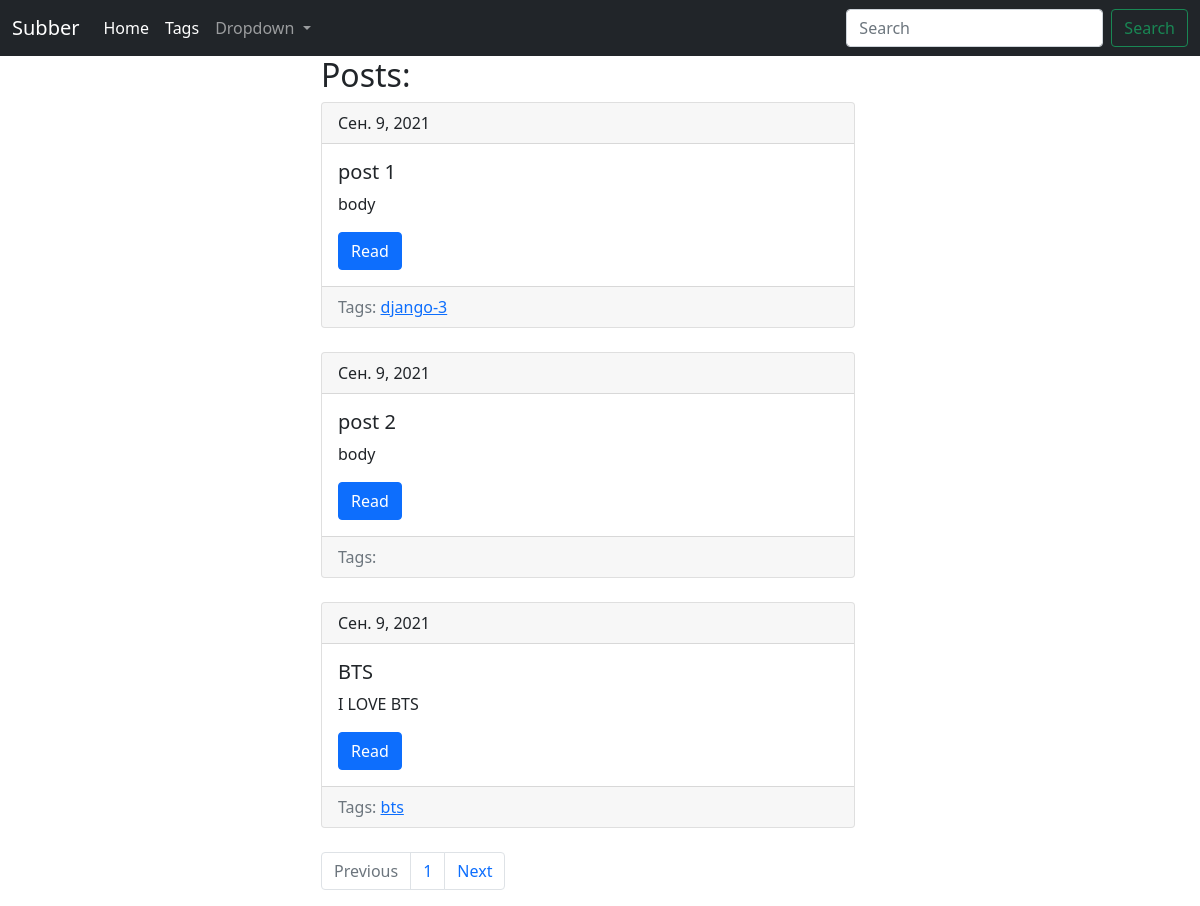
/, run on an earlier commit of the app's database.
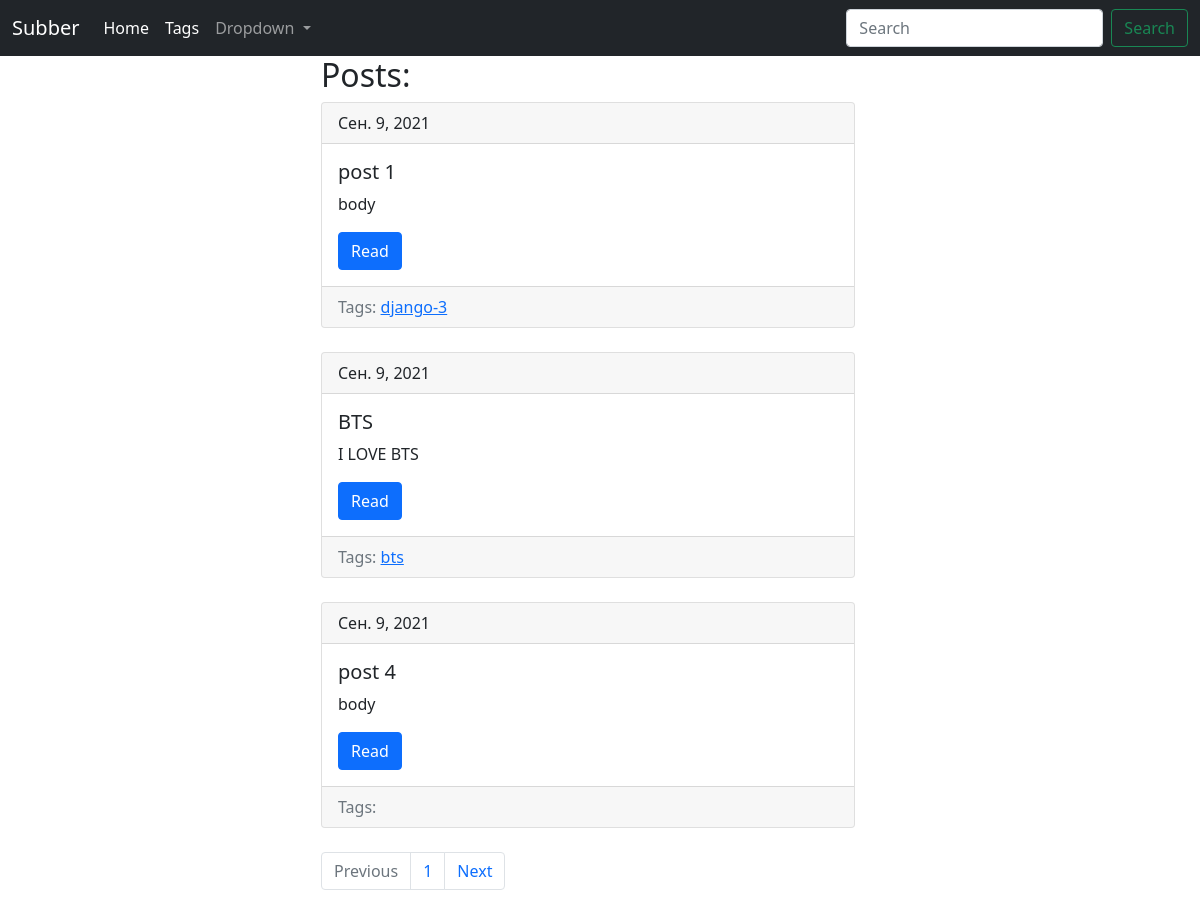
And on a later commit of the database.
### blog/models.py (models this page shows, shortened)
class Post(models.Model):
    title = models.CharField(max_length=150, db_index=True) #ставим индексирование для быстрого поиска
    slug = models.SlugField(max_length=150, unique=True, blank=True) #уник. поля по умолчанию индексируются
    body = models.TextField(blank=True, db_index=True)
    tags = models.ManyToManyField('Tag', blank=True, related_name='posts') #связь
    date_pub = models.DateField(auto_now_add=True)
    def get_absolute_url(self): #соглашение
        return reverse('post_detail_url', kwargs={'slug': self.slug})
    class Meta:
        ordering = ['date_pub']

class Tag(models.Model):
    title = models.CharField(max_length=50)
    slug = models.SlugField(max_length=50, unique=True)
    def get_absolute_url(self): #соглашение
        return reverse('tag_detail_url', kwargs={'slug': self.slug})
    class Meta:
        ordering = ['title']

### blog/views.py (the view)
# urls.py: path('', main_view, name='main_url'),
def main_view(request):
    posts = Post.objects.all() #получаем QuerySet наших постов
    paginator = Paginator(posts, 3) # создаем пагинатор, передаем QuerySet и кол-во отображаемых постов
    page_number = request.GET.get('page', 1) #обращаемся к словарю GET объекта request и получаем с помощью метода get значение ключа page
    page = paginator.get_page(page_number) #достаем нужную страницу
    is_paginated = page.has_other_pages()
    if page.has_previous():
        prev_url = '?page={}'.format(page.previous_page_number())
    else:
        prev_url = ''
    if page.has_next():
        next_url = '?page={}'.format(page.next_page_number())
    else:
        next_url = ''
    context = {
        'page_object': page,
        'is_paginated': is_paginated,
        'next_url': next_url,
        'prev_url': prev_url
    }
    return render(request, 'blog/index.html', context=context) #передаем посты с нужной страницы

### blog/templates/blog/index.html
{% extends "blog/base_blog.html" %}
{% block content %}
  <h2 class='mb=5'> Posts: </h2>
  {% for post in page_object.object_list %}
      {% include 'blog/includes/post_card_template.html' %}
  {% endfor %}
{% endblock %}

### blog/templates/blog/includes/post_card_template.html
<div class="card mb-4">
  <div class="card-header">
    {{ post.date_pub }}
  </div>
  <div class="card-body">
    <h5 class="card-title">{{ post.title }}</h5>
    <p class="card-text"> {{ post.body | truncatewords:15 }}</p>
    <a href="{{ post.get_absolute_url }}" class="btn btn-primary">Read</a>
  </div>
  <div class="card-footer text-muted">
    Tags:
    {% for tag in post.tags.all %}
      <a href="{{ tag.get_absolute_url }}"> {{ tag.title }}</a>
      {% endfor %}
  </div>
</div>

What changed in the data, as far as the page shows it:
removed Post: date_pub "Сен. 9, 2021", title "post 2", body "body"
now on this page (row unchanged): Post: date_pub "Сен. 9, 2021", title "post 4", body "body"
